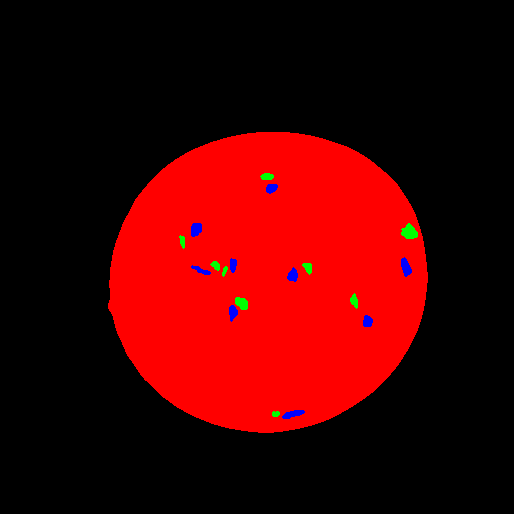
#> input picture Project2/data/annotation_day01.png, 514 x 514 px, found by its file name
$ python analysis_of_data.py
#> lines starting #> are read from the running program, lines starting #| are printed output that depends on the picture
### Project2/helpFunctions.py

def loadMulti(imName, *args):
    # Loading multispectral image and an annotation
    #
    # function [multiIm, annotationIm] = loadMulti(imName, annotationName)
    #
    # Input
    #   imName - name of multispectral image file - a *.mat file
    #   annotationName - name of annotation image file - a *.png file
    #   dirPath (optional) - path to data directory where the image files are
    #       placed
    #
    # Output
    #   multiIm - multispectral image
    #   annotationIm - image with annotation mask of size r x c x 3. Layer 1 is
    #       the salami annotation (both fat and meat, layer 2 is the fat, and
    #       layer 3 is the meat. The pixel value is 1 in the annotation and 0
    #       elsewhere.
    #
    # Anders Nymark Christensen - DTU, 20230221
    # Adapted from
    # Anders Lindbjerg Dahl - DTU, January 2013
    #

#> called with imName = 'multispectral_day01.mat'
    import scipy.io as sio
    import numpy as np
    from matplotlib.pyplot import imread

    annotationName = args[0]
    if len(args) < 2:
        dirPath = ''
    else:
        dirPath = args[1]


    # load the multispectral image
    im = sio.loadmat(dirPath+imName)
#> (reads Project2/data/multispectral_day01.mat from the repository)
    multiIm = im['immulti']

    # make annotation image of zeros
    annotationIm = np.zeros([multiIm.shape[0],multiIm.shape[1],3],dtype=bool)

    # read the mask image
    aIm = imread(dirPath+annotationName)
#> aIm is the input picture: shape (514, 514, 3) float32; mean R, G, B 0.28, 0.00286, 0.00367

    annotationIm = aIm.astype(int)
    # put in ones
    #for i in range(0,3):
    #   annotationIm[:,:,i] = (aIm[:,:,i] == 255)

    return (multiIm, annotationIm)


def getPix(multiIm, maskIm):
    # Extracting pixels from multispectral image
    #
    # function [clPix, row, col] = getPix(multiIm, maskIm)
    #
    # Input
    #   multiIm - multispectral image of size r x c x l
    #   maskIm - binary mask with ones at pixels that should be extracted (use
    #       layers from annotationIm from the loadMulti function)
    #
    # Output
    #   clPix - pixels in n x l matrix
    #   row - row pixels indicies
    #   col - column pixels indicies
    #
    # Anders Nymark Christensen - DTU, 20180130
    # Adapted from
    # Anders Lindbjerg Dahl - DTU, January 2013
    #

    import numpy as np
    nMask = maskIm.sum()
#> nMask = 756

    r, c = np.where(maskIm == 1)
#> r = 756 values from 173 to 416; c = 756 values, max 417 at index 179, min 179 at index 231, mean 298.4

    clPix = np.zeros([nMask, multiIm.shape[2]])
    clPix = multiIm[r,c,:]

    return [clPix, r, c]


# [105 lines left out: functions showHistograms, setImagePix, not called in this run]

### Project2/analysis_of_data.py
import os

import helpFunctions as hf
import matplotlib.pyplot as plt
import numpy as np
from matplotlib.pyplot import imread
from scipy.stats import norm

dirIn = '/Users/estherholstoeksnebjerg/Desktop/02526 Mathematical Modeling/Mathematical-Modeling-2024/Project 2/data/'

# Load multi spectral image and annotations from day 1
multiIm, annotationIm = hf.loadMulti('multispectral_day01.mat' , 'annotation_day01.png', dirIn)

# Extract fat and meat pixel values
[fatPix, fatR, fatC] = hf.getPix(multiIm, annotationIm[:,:,1])
#> fatR = 756 values from 173 to 416; fatC has the same summary as c in getPix
[meatPix, meatR, meatC] = hf.getPix(multiIm, annotationIm[:,:,2])
#> meatR = 969 values from 184 to 418; meatC = 969 values, max 411 at index 430, min 191 at index 120, mean 281.4

# Plot mean and std values for meat and fat pixels for all layers
plt.plot(np.mean(meatPix,0),'b', label='Meat')
plt.plot(np.mean(fatPix,0),'r', label='Fat')
plt.title('Mean')
plt.xlabel('Layer')
plt.ylabel('Value')
plt.legend()
plt.show()
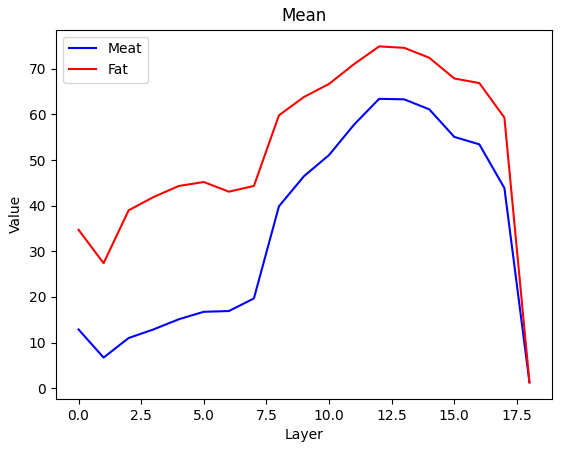
#> figure drawn by matplotlib, 1 panel; curve peaks at x = 12, y = 63.43; curve peaks at x = 12, y = 74.92
plt.figure()
plt.plot(np.std(meatPix,0),'b', label='Meat')
plt.plot(np.std(fatPix,0),'r', label='Fat')
plt.title('Standard deviation')
plt.xlabel('Layer')
plt.ylabel('Value')
plt.legend()
plt.show()
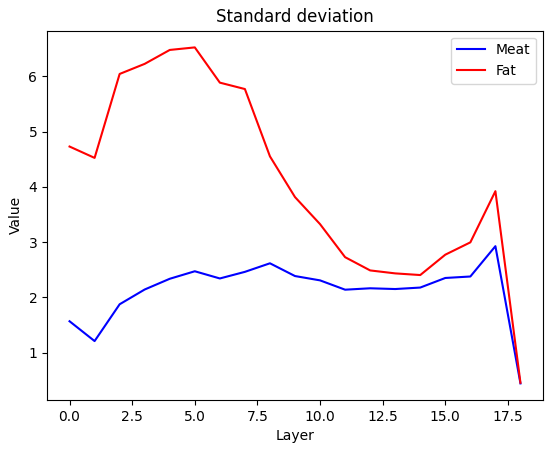
#> figure drawn by matplotlib, 1 panel; curve peaks at x = 17, y = 2.93; curve peaks at x = 5, y = 6.52

# Plot distribution of meat and fat pixel values for layer 3, 10 and 16
plt.figure()
plt.hist(meatPix[:,2],bins=19)
plt.hist(meatPix[:,9],bins=19)
plt.hist(meatPix[:,15],bins=19)
plt.title('Distribution of meat')
plt.show()
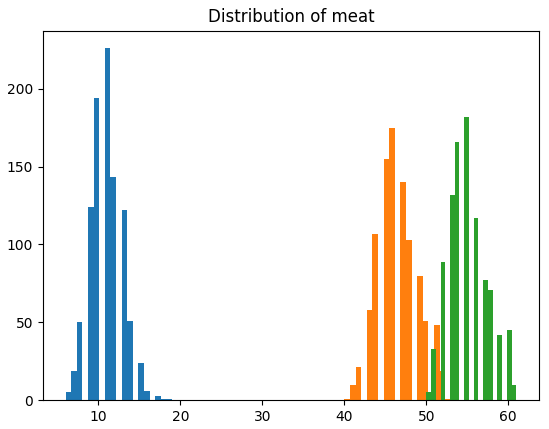
#> figure drawn by matplotlib, 1 panel; tallest bar 226 high, from x = 10.79 to 11.47; tallest bar 175 high, from x = 45.47 to 46.16; tallest bar 182 high, from x = 54.63 to 55.21
plt.figure()
plt.hist(fatPix[:,2],bins=19)
plt.hist(fatPix[:,9],bins=19)
plt.hist(fatPix[:,15],bins=19)
plt.title('Distribution of fat')
plt.show()
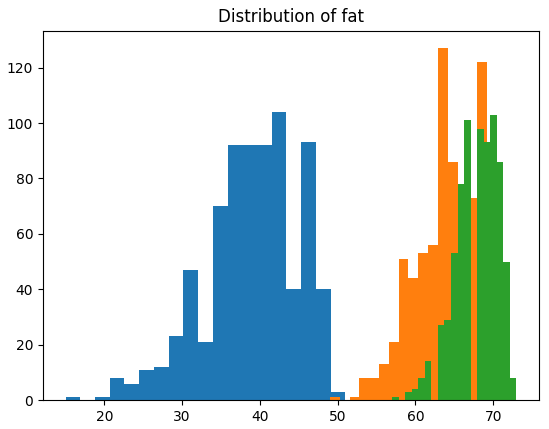
#> figure drawn by matplotlib, 1 panel; tallest bar 104 high, from x = 41.53 to 43.42; tallest bar 127 high, from x = 62.89 to 64.16; tallest bar 103 high, from x = 69.63 to 70.47


# Plot normal (assumption) distribution of meat and fat for day 1, layer 1
x = np.linspace(1, 100, 1000)
y_meat = norm.pdf(x, np.mean(meatPix,0)[0], np.std(meatPix,0)[0])  # Probability density function (PDF)
#> y_meat = 1000 values, max 0.254 at index 120, min 0 at index 731, mean 0.0101
y_fat = norm.pdf(x, np.mean(fatPix,0)[0], np.std(fatPix,0)[0])  # Probability density function (PDF)
#> y_fat = 1000 values, max 0.0844 at index 340, min 3.54e-43 at index 999, mean 0.0101
plt.plot(x, y_meat, label='Meat')
plt.plot(x, y_fat, label='Fat')
plt.title('Normal Distribution')
plt.xlabel('Value')
plt.ylabel('Probability Density')
plt.legend()
plt.show()
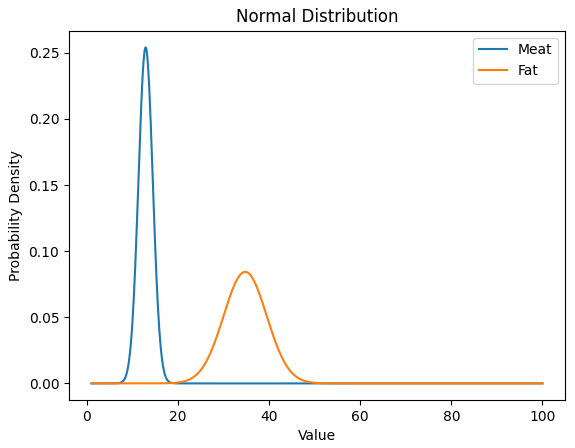
#> figure drawn by matplotlib, 1 panel; curve peaks at x = 12.89, y = 0.254; curve peaks at x = 34.69, y = 0.0844
